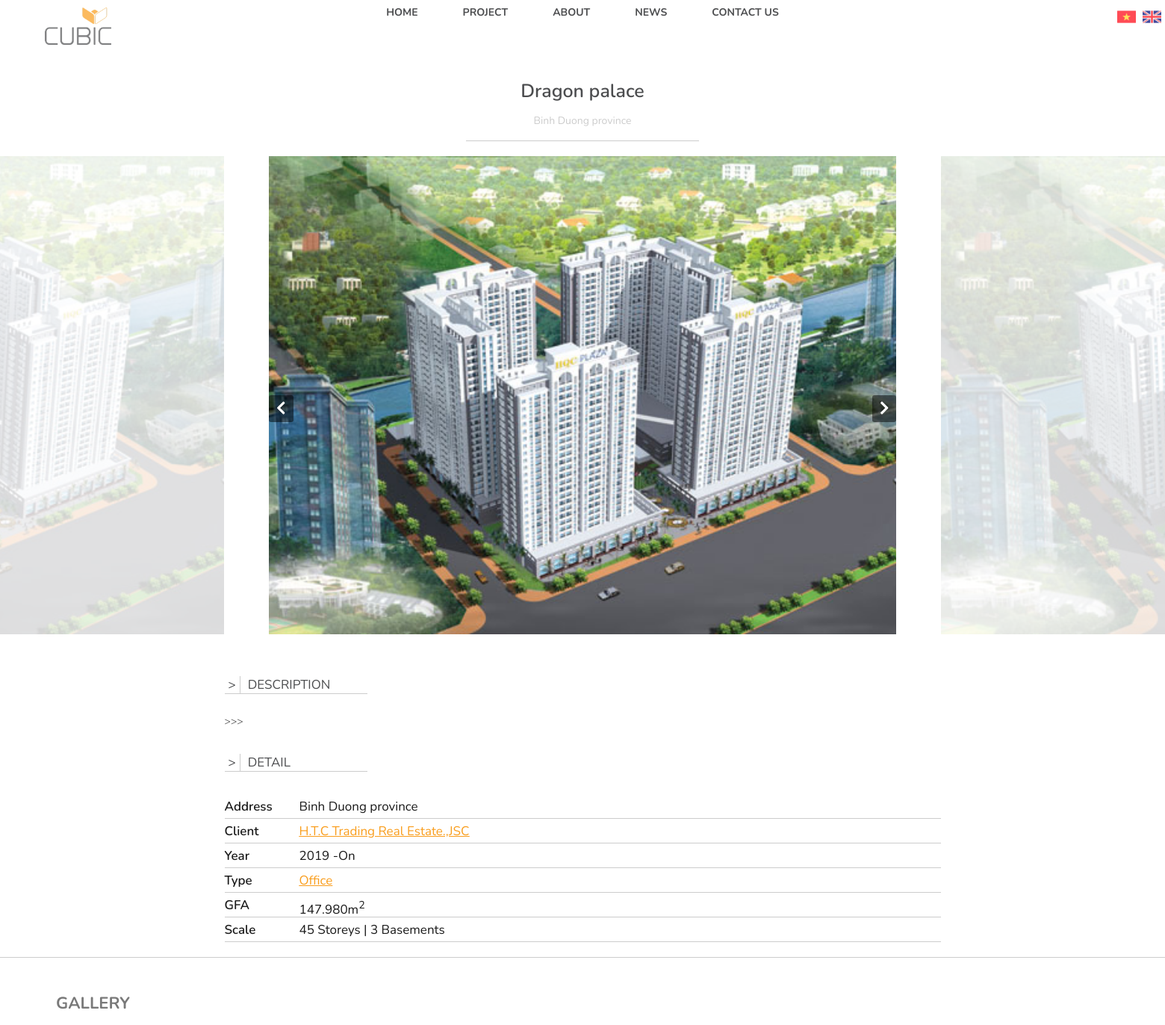
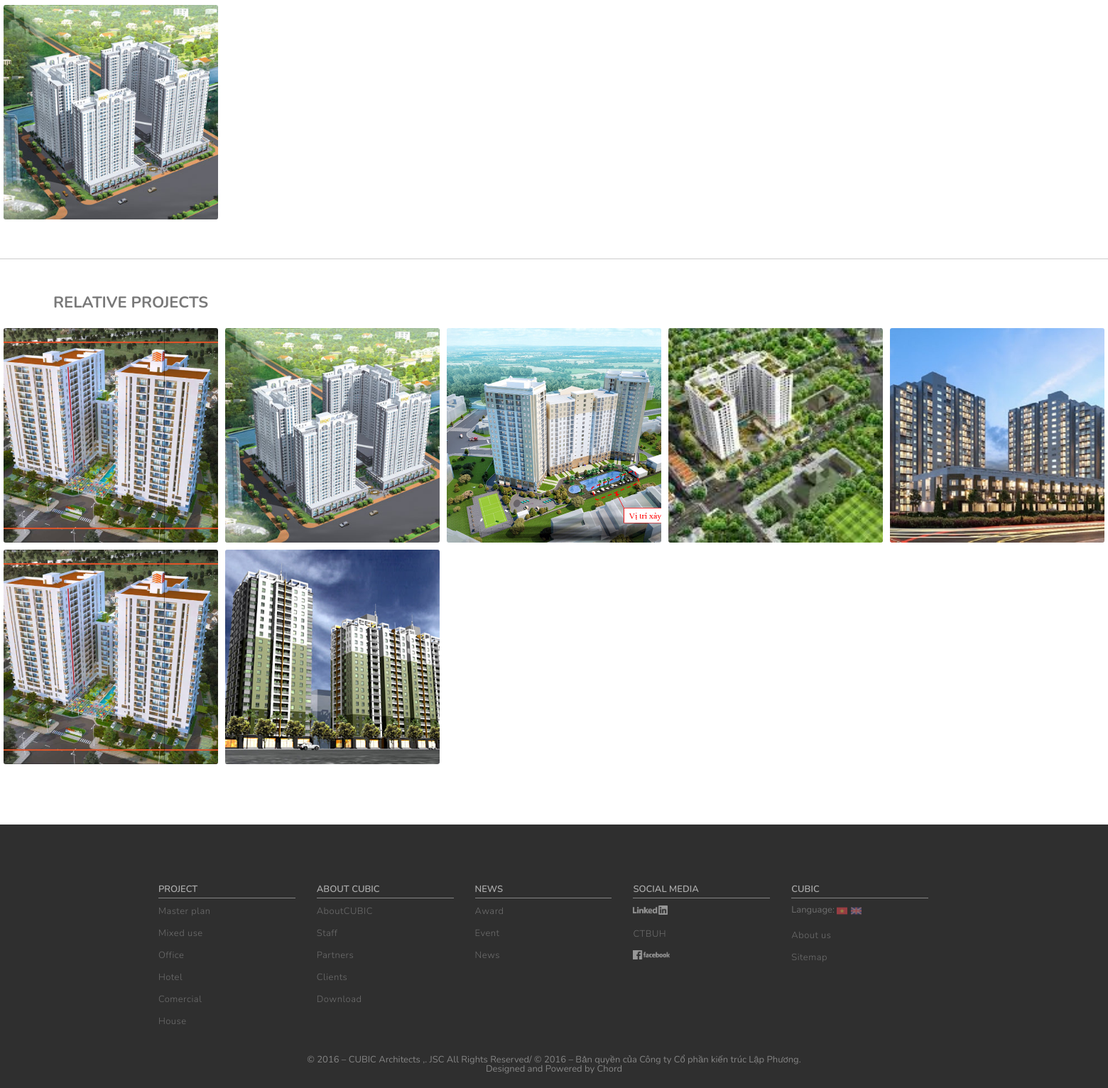
/project-detail.php?id=1, run on the app's committed database (2 pictures, top to bottom).
### tables this page shows
CREATE TABLE `tb_project` (
  `id` int(11) NOT NULL,
  `name` varchar(1000) DEFAULT NULL,
  `description` varchar(1000) DEFAULT NULL,
  `address` varchar(100) DEFAULT NULL,
  `client` varchar(500) DEFAULT NULL,
  `year` varchar(10) DEFAULT NULL,
  `scale` varchar(500) DEFAULT NULL,
  `gfa` varchar(500) DEFAULT NULL,
  `id_status` int(11) DEFAULT NULL
);

CREATE TABLE `tb_project_image` (
  `id_project` int(11) DEFAULT NULL,
  `link_image` varchar(1000) DEFAULT NULL
);

CREATE TABLE `tb_project_type_rel` (
  `id_project` int(11) DEFAULT NULL,
  `id_type` int(11) DEFAULT NULL
);

CREATE TABLE `tb_project_type` (
  `id` int(11) NOT NULL,
  `name` varchar(50) DEFAULT NULL
);

CREATE TABLE `tb_news_type` (
  `id` int(11) NOT NULL,
  `name` varchar(100) DEFAULT NULL
);

### project-detail.php (the view, shortened to what this page needs)
<!DOCTYPE html>
<html lang="en">
  <head>
    <link rel="stylesheet" href="./css/reset.css" />
    <link rel="stylesheet" href="./css/style.css" />
    <link rel="stylesheet" href="./css/project-detail.css" />
    <link rel="stylesheet" href="./css/hero-slider.css" />
    <link rel="stylesheet" href="./css/project.css" />
    <link rel="stylesheet" href="./assets/css/slick.css" />
  </head>
  <body>
    <?php include(__DIR__.'/component/header.php')?>
    <div class="head-logo"><a href="index.php"><img src="./assets/images/cubic_logo_dark_glow_2.png" alt="logo"></a></div>
    <section class="show-project-name">
      <?php
       $sql = "SELECT * FROM tb_project where id =".$_GET['id'];
       $res = mysqli_query($conn, $sql);
       $count = mysqli_num_rows($res);
       if($count>0)
       {
           $row=mysqli_fetch_assoc($res);
           $name = $row['name'];
           $addr =$row['address'];
          echo ' <h2 class="title">'.$name.'</h2>
                <div class="address">'.$addr.'</div>';
       }
      ?>
    </section>
    <section class="slider slider-product mb-50">
      <div class="hero">
      <?php
      $sql = "SELECT * FROM tb_project_image where id_project =".$_GET['id'];
      $resIMG = mysqli_query($conn, $sql);
      $countIMG = mysqli_num_rows($resIMG);
      if($countIMG>0)
      {
        $dem= 1;
        $link_image = "";
          while($row=mysqli_fetch_assoc($resIMG))
          {
              $link_image = $row['link_image'];
              echo '<div class="hero-item">
                      <img src="'.$link_image.'"  />
                    </div>';
              $dem++;
          }
          if($dem < 3){
              echo '<div class="hero-item">
                      <img src="'.$link_image.'"  />
                    </div>';
          }
      }
      else{
        for($i = 1;$i <3;$i++){
          echo ' <div class="hero-item">
                  <img src="./assets/images/empty.png" alt="">
                </div>';
        }
      }
    ?>
      </div>
    </section>
    <section class="project-detail-info mb-50">
        <div class="wrap-959">
          <?php
              $sql = "SELECT * FROM tb_project_type_rel,tb_project_type where id_project =".$_GET['id']." and tb_project_type.id = tb_project_type_rel.id_type";
              $res = mysqli_query($conn, $sql);
              $count = mysqli_num_rows($res);
              $type_project = "";
              if($count>0)
              {
                while($row=mysqli_fetch_assoc($res)){
                  $type_project .= '<a href="projects.php?type='.$row['id_type'].'">'.$row['name'].'</a>';
                }
              }
              $sql = "SELECT * FROM tb_project where id =".$_GET['id'];
              $res = mysqli_query($conn, $sql);
              $count = mysqli_num_rows($res);
              if($count>0)
              {
                  $row=mysqli_fetch_assoc($res);
                  echo '
                  <div class="info-title"><div><span>></span>Description</div></div>
                  <p class="info-desc mb-30">>>>'.$row['description'].'</p>
                  <div class="info-title"><div><span>></span>Detail</div></div>
                  <ul class="info-detail">
                      <li><span class="detail-title">Address</span><div class="detail-content">'.$row['address'].'</div></li>
                      <li><span class="detail-title">Client</span><div class="detail-content high-light"><a href="#">'.$row['client'].'</a></div></li>
                      <li><span class="detail-title">Year</span><div class="detail-content ">'.$row['year'].'</div></li>
                      <li><span class="detail-title">Type</span><div class="detail-content high-light">'.$type_project.'</div></li>
                      <li><span class="detail-title">GFA</span><div class="detail-content ">'.$row['gfa'].'m<sup>2</sup></div></li>
                      <li><span class="detail-title">Scale</span><div class="detail-content ">'.$row['scale'].'</div></li>
                  </ul>
                  ';
              }
            ?>
        </div>
    </section>
    <section class="gallery mb-50">
        <h2 class="project-title">Gallery</h2>
        <div class="projects">
        <?php
         $sql = "SELECT * FROM tb_project_image where id_project =".$_GET['id'];
         $resIMG = mysqli_query($conn, $sql);
         $countIMG = mysqli_num_rows($resIMG);
        if($countIMG>0)
        {
            while($row=mysqli_fetch_assoc($resIMG))
            {
              $id = $_GET['id'];
              $item_link = 'project-detail.php?id='.$id;
              $item_img = $row['link_image'];
              $item_border = "5";
              $item_radius = "3";
              $item_filter = false;
              include('./component/project-item.php');
            }
        }
            ?>
        </div>
    </section>
    <section class="relative-project mb-80">
        <h2 class="project-title">Relative Projects</h2>
        <div class="projects">
        <?php
            $sql = "SELECT DISTINCT tb_project.id,tb_project_image.link_image,tb_project.address,tb_project.name FROM tb_project left join tb_project_image on tb_project.id = tb_project_image.id_project where tb_project.id <> ".$_GET['id']." group by tb_project.id limit 10";
            $res = mysqli_query($conn, $sql);
            $count = mysqli_num_rows($res);
            if($count>0)
            {
                while($row=mysqli_fetch_assoc($res))
                {
                    $id = $row['id'];
                    $item_link = 'project-detail.php?id='.$id;
                    $item_img = $row['link_image'];
                    $item_border = "5";
                    $item_radius = "3";
                    include('./component/project-item.php');
                }
            }
          ?>
        </div>
    </section>
    <?php include(__DIR__.'/component/footer.php')?>
  </body>
</html>

### component/header.php (shortened to what this page needs)
<header>
      <nav class="nav">
        <ul class="menu">
          <li class="sticky-hidden">
            <a href="index.php">Home</a>
          </li>
          <li>
            <a href="projects.php" data-ix="dropdown-project">Project</a>
          </li>
          <li class="sticky-order">
            <a href="about.php" data-ix="dropdown-about">About</a>
          </li>
          <li>
            <a href="news.php" data-ix="dropdown-news">News</a>
          </li>
          <li><a href="#" class="btn-open-contact">Contact us</a></li>
        </ul>
        <div class="language d-flex">
          <a href="#"><img src="./assets/images/vietnam.png" alt="VN" /></a>
          <a href="#"
            ><img src="./assets/images/united-kingdom.png" alt="US"
          /></a>
        </div>
      </nav>
    </header>

### component/project-item.php (shortened to what this page needs)
<?php
$class = "project-item";
$style = "";
$radius = 0;
$none = "";
$filter = "";
$link = "#";
$img = "#";
$listType =[];
$status =[];
if(isset($id)){
  $sql = "SELECT * FROM tb_project_type_rel where id_project = $id";
  $res1 = mysqli_query($conn, $sql);
  $count1 = mysqli_num_rows($res1);
  if($count1>0)
  {
      while($row=mysqli_fetch_assoc($res1))
      {
          $listType[] = $row['id_type'];
      }
  }
  $sql = "SELECT * FROM tb_project where id = $id";
  $res2 = mysqli_query($conn, $sql);
  $count2 = mysqli_num_rows($res2);
  if($count2>0)
  {
      while($row=mysqli_fetch_assoc($res2))
      {
        global $status;
        $status = $row['id_status'];
      }
  }
}
if(isset($item_link))
    $link = $item_link;
if(isset($item_img))
    $img = $item_img;
if(isset($item_zoom) && $item_zoom ==false)
    $class = $class.' no-zoom';
if(isset($item_border))
    $style = $style.'border:'.$item_border.'px solid #fff;';
if(isset($item_radius))
    $radius = ' border-radius: '.$item_radius.'px;';
if(isset($item_info) && $item_info == false)
    $none = 'display:none';
if(isset($item_filter) && $item_filter == false)
  $filter = '-webkit-filter: unset; filter: unset;';
echo '<div class="'.$class.'" style="'.$style.'">';
?>
          <a
            href=<?php echo "\"".$link."\""; ?>
            style="background-image: url('<?php echo $img; ?>'); <?php echo $radius;echo $filter;?>"
          >
            <div class="project-info" style="<?php echo $radius;echo $none;?>"
            data-status="<?php echo $status ?>"
            data-type="<?php foreach($listType as $ftype){ echo "$ftype-"; }?>">
            </div>
          </a>
</div>

### component/footer.php
<footer>
      <nav>
        <ul>
          <li class="menu-title active"><a href="projects.php">Project</a></li>
          <?php
                $sql = "SELECT * FROM tb_project_type";
                $res = mysqli_query($conn, $sql);
                $count = mysqli_num_rows($res);
                if($count>0)
                {
                    while($row=mysqli_fetch_assoc($res))
                    {
                        $id = $row['id'];
                        $name = $row['name'];
                        echo '<li><a href="projects.php?status='.$id.'" >'.$name.'</a></li>';
                      }
                }
              ?>
        </ul>
        <ul>
          <li class="menu-title active"><a href="about.php">ABOUT CUBIC</a></li>
          <li><a href="about.php#about-cubic">AboutCUBIC</a></li>
            <li><a href="about.php#staff">Staff</a></li>
            <li><a href="about.php#partners">Partners</a></li>
            <li><a href="about.php#clients">Clients</a></li>
            <li><a href="about.php#download">Download</a></li>
        </ul>
        <ul>
          <li class="menu-title active"><a href="news.php">NEWS</a></li>
          <?php
                $sql = "SELECT * FROM tb_news_type";
                $res = mysqli_query($conn, $sql);
                $count = mysqli_num_rows($res);
                if($count>0)
                {
                    while($row=mysqli_fetch_assoc($res))
                    {
                        $id = $row['id'];
                        $name = $row['name'];
                        echo '<li><a href="news.php?type='.$id.'" >'.$name.'</a></li>';
                      }
                }
              ?>
        </ul>
        <ul class="social">
          <li class="menu-title"><a href="">Social media</a></li>
          <li class="active"><a href=""><img src="./assets/images/LinkedIn_Logo_2-p-500x133.png" alt=""></a></li>
          <li class="active"><a href="">CTBUH</a></li>
          <li class="active"><a href=""><img src="./assets/images/facebooklogo_2-p-500x127.png" alt=""></a></li>
        </ul>
        <ul>
          <li class="menu-title"><a href="">CUBIC</a></li>
          <li class="active footer-language"><span>Language:&nbsp;</span>
            <a href=""><img src="./assets/images/vietnam.png" alt=""></a>
            <a href=""><img src="./assets/images/united-kingdom.png" alt=""></a>
          </li>
          <li><a href="about.php">About us</a></li>
          <li><a href="#">Sitemap</a></li>
        </ul>
      </nav>
      <div class="copyright">
        <div>© 2016 –  CUBIC Architects ,. JSC  All Rights Reserved/ © 2016 – Bản quyền của Công ty Cổ phần kiến trúc Lập Phương.</div>
      <div>Designed and Powered by Chord</div>
      </div>
    </footer>

### css/style.css (style rules this page uses)
*, *:before, *:after { box-sizing: border-box; }
html { font-size: 62.5%; font-family: "Nunito", Arial, sans-serif; scroll-behavior: smooth; }
a, a:hover { text-decoration: none; cursor: pointer !important; }
img { display: inline-block; }
body { font-family: "Nunito", Arial, sans-serif; font-size: 14px; line-height: 1; width: 100%; overflow-x: hidden; background: #fff; position: relative; }
:root { --font-size-1: 35px; --font-size-2: 17px; --font-size-3: 14px; --font-size-4: 13px; --gray-dark: #4c4d4f; --gray-light: #666666; --yellow: #f99d1c; }
.mb-30 { margin-bottom: 30px; }
.mb-50 { margin-bottom: 50px; }
.mb-80 { margin-bottom: 80px; }
.head-logo { position: absolute; top: 10px; left: 60px; opacity: 0.7; z-index: 9999; }
.head-logo img { height: 50px; width: auto; }
.wrap-959 { max-width: 959px; margin: 0 auto; }
.nav { font-size: var(--font-size-3); position: absolute; top: 0; width: 100%; z-index: 999; }
.nav > ul:not(.menu-mobile) { position: relative; z-index: 2000; width: 100%; display: flex; justify-content: center; background-image: linear-gradient( 82deg, transparent 10%, hsla(0, 0%, 100%, 0.85) 25%, hsla(0, 0%, 100%, 0.86) 75%, hsla(0, 0%, 100%, 0) 88% ); }
.nav > ul > li > a { display: inline-block; text-transform: uppercase; font-weight: 700; padding: 10px 30px; color: var(--gray-dark); }
.nav > .language { position: absolute; right: 5px; top: 10px; z-index: 2000; }
.nav > .language > a { display: inline-block; }
.nav > .language > a > img { height: 25px; width: auto; margin-left: 5px; }
footer { background: #2f2f2f; padding-top: 80px; padding-bottom: 20px; }
footer a, footer li { color: #acacac; font-size: var(--font-size-4); }
footer nav { display: flex; justify-content: center; }
footer nav ul { width: calc(100% / 7); padding-right: 30px; }
footer nav li { padding: 5px 0; margin-bottom: 5px; }
footer nav li:not(.menu-title) { opacity: 0.5; }
footer nav li.menu-title { font-weight: 600; border-bottom: 1px solid #858585; text-transform: uppercase; }
footer nav li:not(.menu-title) a { font-weight: 300; line-height: 16px; letter-spacing: 0.5px; }
footer nav li img { height: 13px; width: auto; }
.footer-language { display: flex; text-align: center; }
.footer-language a { margin-right: 5px; }
footer nav li.footer-language img { height: 15px; }
.copyright { margin-top: 30px; text-align: center; font-size: var(--font-size-4); color: #858585; }

### css/project-detail.css (style rules this page uses)
.show-project-name { padding-top: 110px; text-align: center; }
.show-project-name .title { font-size: 25px; font-weight: 600; color: var(--gray-dark); padding-bottom: 20px; }
.show-project-name .address { font-size: 14px; color: #ccc; font-weight: 400; padding-bottom: 20px; position: relative; margin-bottom: 20px; }
.show-project-name .address::after { content: ""; display: block; height: 1px; background-color: #ccc; position: absolute; bottom: 0; left: 40%; right: 40%; }
.info-title { font-size: var(--font-size-2); text-transform: uppercase; color: var(--gray-dark); margin-bottom: 30px; }
.info-title > div > span:first-child { padding: 0 5px; border-right: 1px solid #ccc; margin-right: 10px; line-height: 36px; }
.info-title > div { width: 20%; height: 30px; border-bottom: 1px solid #ccc; }
.info-desc { color: var(--gray-light); font-size: var(--font-size-3); }
.info-detail li { display: flex; height: 33px; line-height: 33px; border-bottom: 1px solid #ccc; font-size: var(--font-size-2); color: rgb(26, 26, 26); }
.info-detail li .detail-title { display: inline-block; min-width: 100px; font-weight: 600; }
.info-detail .detail-content a { margin-right: 10px; }
.info-detail .high-light, .info-detail .high-light a { color: var(--yellow); text-decoration: underline; }
.project-detail-info { padding-bottom: 20px; border-bottom: 1px solid #ccc; }
.project-title { color: #797979; font-size: 22px; font-weight: 700; text-align: left; text-transform: uppercase; padding-left: 75px; padding-bottom: 20px; }
.gallery { padding-bottom: 50px; border-bottom: 1px solid #ccc; }

### css/hero-slider.css (style rules this page uses)
.slider { position: relative; }
.slider-product .hero { width: 900px; margin: 0 auto; }
.hero .hero-item { position: relative; height: 100vh; width: 100%; }
.slider-product .hero .hero-item { margin: 0 30px; height: 80vh; }
.hero .hero-item img { width: 100%; height: 100%; object-fit: cover; }
.slider-product .hero .hero-item:not(.slick-center) { opacity: 0.2; }

### data on the page
tb_project: name "Dragon palace", address "Binh Duong province", client "H.T.C Trading Real Estate.,JSC", year "2019 -On", gfa "147.980", scale "45 Storeys | 3 Basements"
tb_project_image: link_image (picture)
tb_project_type_rel: id_type.name "Office"
tb_project: shows a picture
tb_project: shows a picture
tb_project: shows a picture
tb_project: shows a picture
tb_project: shows a picture
tb_project: shows a picture
tb_project_type: name "Master plan"
tb_project_type: name "Mixed use"
tb_project_type: name "Office"
tb_project_type: name "Hotel"
tb_project_type: name "Comercial"
tb_project_type: name "House"
tb_news_type: name "Award"
tb_news_type: name "Event"
tb_news_type: name "News"
